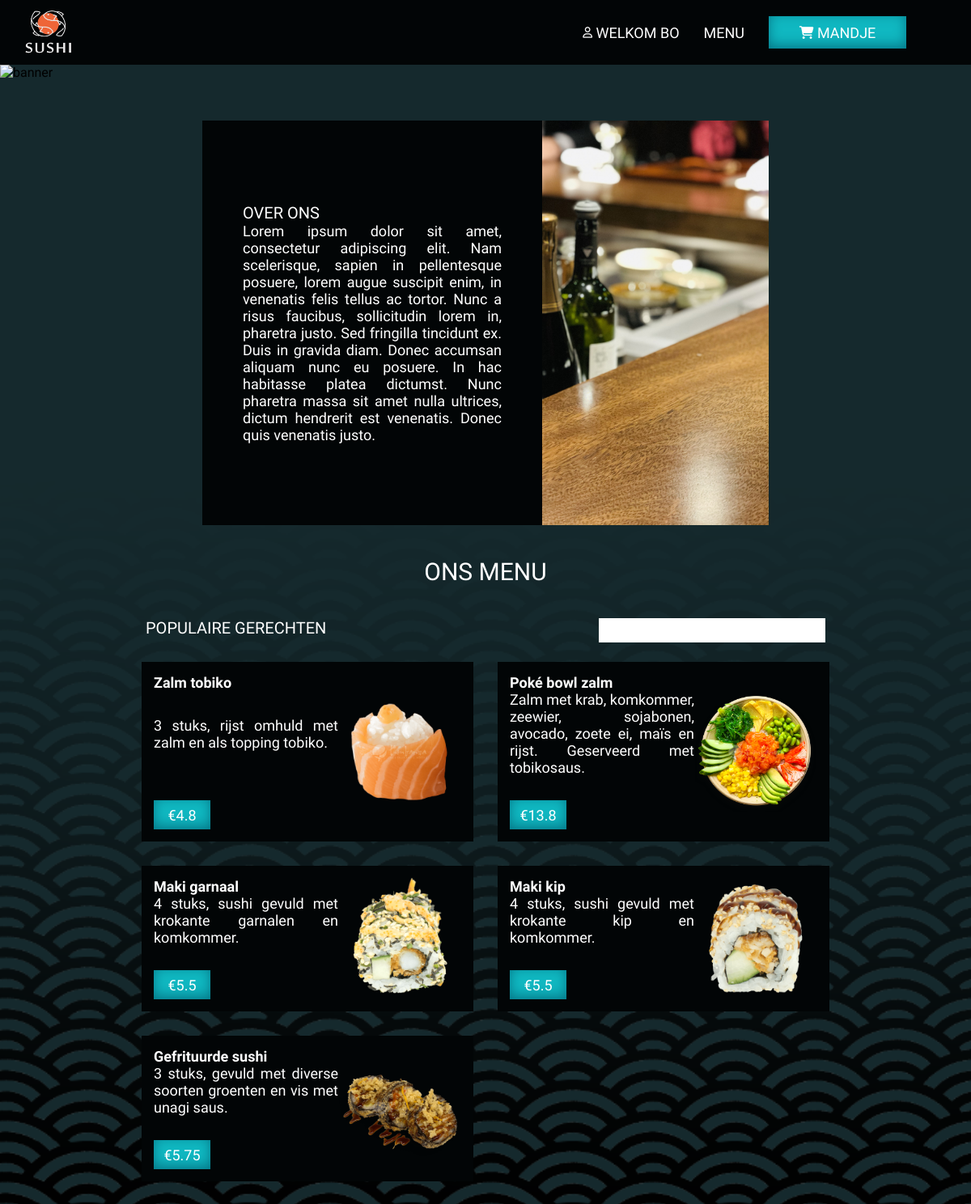
Page /index.php (signed in) on the committed database.
### tables this page shows
CREATE TABLE `gerechten` (
  `id` int(11) NOT NULL,
  `name` varchar(255) NOT NULL,
  `description` text NOT NULL,
  `price` float NOT NULL,
  `image` varchar(255) NOT NULL
);

### index.php (the view, shortened to what this page needs)
<!DOCTYPE html>
<html lang="en">
<head>
    <link rel="stylesheet" href="./css/style.css">
    <link rel="stylesheet" href="./css/header.css">
    <link rel="stylesheet" href="./css/form.css">
    <link rel="stylesheet" href="./css/table.css">
</head>
<body>
    <header>
        <div class="header-left">
            <a href="index.php"><img class="logo" src="./images/logo.png" alt="logo"></a>
        </div>
        <div class="header-right">
            <?php
            if (isset($_SESSION['user']['name'])) :
            ?>
                <div class="dropdown">
                    <a href="index.php"><i class="fa-regular fa-user fa-xs" class="dropdown-link"></i> WELKOM <?php echo strtoupper($_SESSION['user']['name']) ?> </a>
                </div>
            <?php else : ?>
                <a href="login-page.php"><i class="fa-regular fa-user fa-xs"></i> LOGIN</a>
            <?php endif; ?>
            <a href="index.php#menu">MENU</a>
            <button class="cart-btn"><i class="fa-solid fa-cart-shopping fa-sm"></i> MANDJE</button>
        </div>
    </header>
    <img class="banner" src="./images/banner.png" alt="banner">
    <main>
        <div class="about">
            <div class="about-text">
                <h2>OVER ONS</h2>
                <p>Lorem ipsum dolor sit amet, consectetur adipiscing elit. Nam scelerisque, sapien in pellentesque posuere, lorem augue suscipit enim, in venenatis felis tellus ac tortor. Nunc a risus faucibus, sollicitudin lorem in, pharetra justo. Sed fringilla tincidunt ex. Duis in gravida diam. Donec accumsan aliquam nunc eu posuere. In hac habitasse platea dictumst. Nunc pharetra massa sit amet nulla ultrices, dictum hendrerit est venenatis. Donec quis venenatis justo.</p>
            </div>
            <div class="about-img">
                <img src="./images/about.jpg" alt="about">
            </div>
        </div>
        <h1>ONS MENU</h1>
        <div id="menu">
            <div class="menu-top">
                <div class="menu-top-title">
                    <h2>POPULAIRE GERECHTEN</h2>
                </div>
                <div class="menu-top-search"></div>
            </div>
            <div class="menu-item-box">
                <?php
                include_once './include/connect.php';
                $stmt = $conn->prepare("SELECT * FROM gerechten;");
                $stmt->execute();
                $data = $stmt->fetchAll();
                foreach ($data as $key => $value) : ?>
                    <div class="menu-item">
                        <div class="menu-item-left">
                            <p class="dish-title"> <?php echo $value['name']; ?> </p>
                            <p class="dish-description"> <?php echo $value['description']; ?> </p>
                            <p class="dish-price">€<?php echo $value['price']; ?> </p>
                        </div>
                        <div class="menu-item-right">
                            <img src="<?php echo $value['image']; ?>" alt="gerecht">
                        </div>
                    </div>
                <?php endforeach; ?>
            </div>
        </div>
    </main>
</body>
</html>

### css/style.css (style rules this page uses)
* { margin: 0; padding: 0; }
body, html { width: 100vw; height: 100vh; }
body { background-image: url('../images/bg.png'); background-size: cover; height: 100vh; width: 100vw; overflow-x: hidden; background-attachment: fixed; font-family: 'K2D', sans-serif; }
.banner { width: 100vw; }
main { display: flex; flex-direction: column; align-items: center; }
.about { width: 1000px; height: 350px; background-color: #020506; margin-top: 50px; display: flex; }
.about-text { height: 100%; width: 60%; box-sizing: border-box; padding: 50px; justify-content: center; display: flex; flex-direction: column; }
p { color: white; font-size: 18px; font-weight: 300; text-align: justify; }
.about-img { height: 100%; width: 40%; display: flex; justify-content: right; align-items: center; overflow: hidden; }
.about-img img { max-height: 100%; max-width: auto; }
h1 { color: white; margin: 40px; font-weight: 400; font-size: 30px; }
h2 { color: white; font-weight: 400; font-size: 20px; }
#menu { width: 1100px; }
.menu-top { display: flex; justify-content: space-between; margin: 0 30px 10px 30px; }
.menu-top-title { margin-bottom: 20px; width: 600px; color: white; }
.menu-top-search { height: 30px; width: 300px; background-color: white; }
.menu-item-box { display: grid; justify-content: center; grid-template-columns: repeat(auto-fit, minmax(500px, max-content)); grid-gap: 16px; gap: 30px; margin-bottom: 50px; }
.menu-item { min-height: 150px; width: 480px; background-color: #020506; padding: 15px; display: flex; }
.menu-item-left { width: 60%; height: 100%; display: flex; flex-direction: column; justify-content: space-between; }
.menu-item-right { width: 40%; height: 100%; justify-content: center; align-items: center; display: flex; }
.menu-item-right img { height: 150px; width: auto; }
.dish-title { font-weight: 700; }
.dish-price { display: flex; justify-content: center; align-items: center; background-color: #10B8C1; box-shadow: 0px -4px 15px #057686 inset; width: 70px; height: 36px; margin: 30px 0 0 0; }
@media only screen and (max-width: 1200px) { #menu { width: 900px; } }
@media only screen and (max-width: 1200px) { .menu-item-box { grid-template-columns: repeat(auto-fit, minmax(400px, max-content)); } }
@media only screen and (max-width: 1200px) { .menu-item { width: 380px; } }
@media only screen and (max-width: 1200px) { .about { width: 700px; height: 500px; } }

### css/header.css (style rules this page uses)
.logo { height: 60px; }
header { width: 100vw; height: 80px; background-color: #020506; display: flex; }
.header-left { width: 10%; height: 100%; display: flex; align-items: center; margin-left: 20px; }
.header-right { width: 90%; height: 100%; display: flex; gap: 30px; color: white; justify-content: flex-end; align-items: center; margin-right: 80px; }
header a { text-decoration: none; color: white; font-size: 18px; font-weight: 300; }
.cart-btn { width: 170px; height: 40px; color: white; background-color: #10B8C1; font-size: 18px; font-family: 'K2D', sans-serif; font-weight: 500; box-shadow: 0px -4px 15px #057686 inset; border: none; }

### rows in the picture
gerechten: name "Zalm tobiko", description "3 stuks, rijst omhuld met zalm en als topping tobiko.", price "4.8", image (picture)
gerechten: name "Poké bowl zalm", description "Zalm met krab, komkommer, zeewier, sojabonen, avocado, zoete ei, maïs en rijst. Geserveerd met tobikosaus.", price "13.8", image (picture)
gerechten: name "Maki garnaal", description "4 stuks, sushi gevuld met krokante garnalen en komkommer.", price "5.5", image (picture)
gerechten: name "Maki kip", description "4 stuks, sushi gevuld met krokante kip en komkommer.", price "5.5", image (picture)
gerechten: name "Gefrituurde sushi", description "3 stuks, gevuld met diverse soorten groenten en vis met unagi saus.", price "5.75", image (picture)

### other values in the picture
$_SESSION['user']['name'] "BO"
